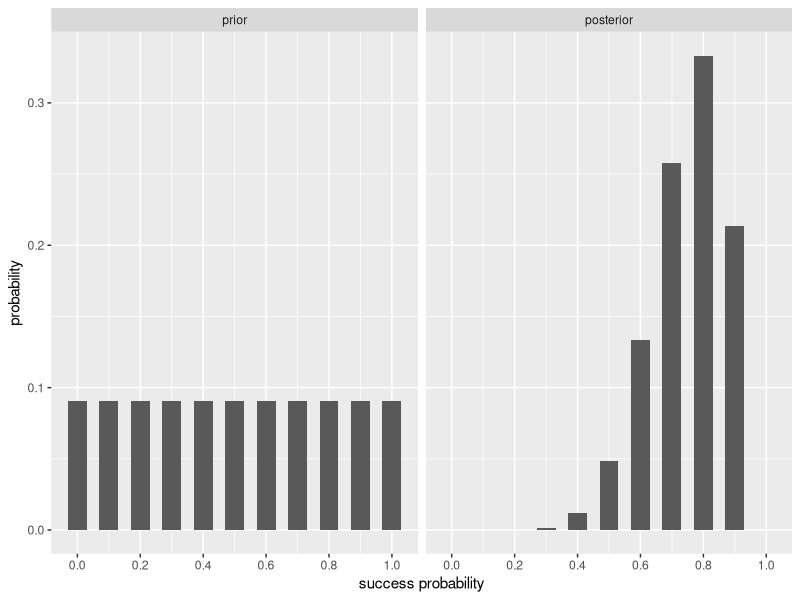

Here is the R script that generated this plot:
## ---- chunk 1
#| label: discrete-prior-table
#| code-fold: false
n_trials <- 10
x_obs <- 8

discrete_post <- data.frame(prob = seq(0, 1, by = 0.1))
discrete_post$prior <- 1 / nrow(discrete_post)
discrete_post$likelihood <- stats::dbinom(
  x_obs,
  size = n_trials,
  prob = discrete_post$prob
)
discrete_post$product <- discrete_post$prior * discrete_post$likelihood
marginal_likelihood <- sum(discrete_post$product)
discrete_post$posterior <- discrete_post$product / marginal_likelihood

knitr::kable(discrete_post, digits = 4)
## ---- chunk 2
#| label: fig-discrete-prior
#| fig-cap: "Prior and posterior probabilities on the grid of values of the success probability, after 8 successes in 10 trials."
#| fig-alt: !expr paste0(
#|   "Two bar charts side by side, each with the grid values 0 to 1 on the horizontal axis ",
#|   "and probability on the vertical axis. ",
#|   "The prior panel has eleven bars of equal height, ",
#|   round(1 / nrow(discrete_post), 3), ". ",
#|   "The posterior panel is hump-shaped, ",
#|   "it is tallest at ",
#|   discrete_post$prob[which.max(discrete_post$posterior)],
#|   " with probability ",
#|   round(max(discrete_post$posterior), 3),
#|   ", and the bars at 0 and 1 are zero or nearly zero."
#|   )
discrete_long <- rbind(
  data.frame(
    prob = discrete_post$prob,
    distribution = "prior",
    probability = discrete_post$prior
  ),
  data.frame(
    prob = discrete_post$prob,
    distribution = "posterior",
    probability = discrete_post$posterior
  )
)
discrete_long$distribution <- factor(
  discrete_long$distribution,
  levels = c("prior", "posterior")
)

ggplot2::ggplot(discrete_long, ggplot2::aes(prob, probability)) +
  ggplot2::geom_col(width = 0.06) +
  ggplot2::facet_wrap(~distribution) +
  ggplot2::scale_x_continuous(breaks = seq(0, 1, by = 0.2)) +
  ggplot2::labs(x = "success probability", y = "probability")
## ---- chunk 3
#| label: discrete-prior-tail
#| code-fold: false
discrete_post$cum_posterior <- cumsum(discrete_post$posterior)
discrete_post$upper_tail <- 1 - discrete_post$cum_posterior

lower_bound <- max(discrete_post$prob[discrete_post$upper_tail >= 0.95])
tail_at_bound <- discrete_post$upper_tail[discrete_post$prob == lower_bound]

knitr::kable(
  discrete_post[, c("prob", "posterior", "cum_posterior", "upper_tail")],
  digits = 4
)
